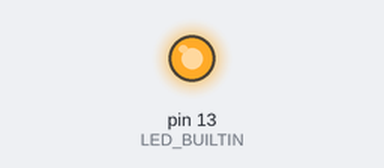
Bench run of a sketch on a simulated Arduino Leonardo, built with avr-gcc and run on an emulated ATmega32U4. Shown: output pins drawn as LEDs (lit = HIGH). USB keyboard and mouse output is not drawn.

Above: at 0.1 s.
At 5.1 s:
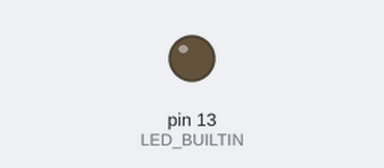
Timing chart, 0 to 6.6 s (numbered marks = the images above):
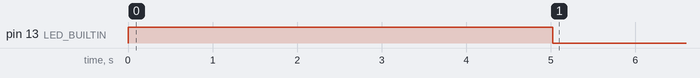

The sketch:

code.ino
```cpp
 #include <Keyboard.h>

void setup() {
  pinMode(LED_BUILTIN, OUTPUT);
  digitalWrite(LED_BUILTIN, HIGH);
  Keyboard.begin();
  delay(500);
  Execute();
  Type("cmd");
  Enter();
  delay(500);
  Type("echo hola");
  Enter();
  Keyboard.end();
  digitalWrite(LED_BUILTIN, LOW);
}

void loop() {
}

void Enter(){
  Keyboard.press(KEY_RETURN);
  delay(500);
  Keyboard.release(KEY_RETURN);
  delay(500);
}

void Type(char txt[]){
  Keyboard.print(txt);
  delay(500);
}

void Execute(){
  Keyboard.press(KEY_LEFT_GUI);
  Keyboard.press('r');
  delay(500);
  Keyboard.release(KEY_LEFT_GUI);
  Keyboard.release('r');
  delay(500);
}
```
